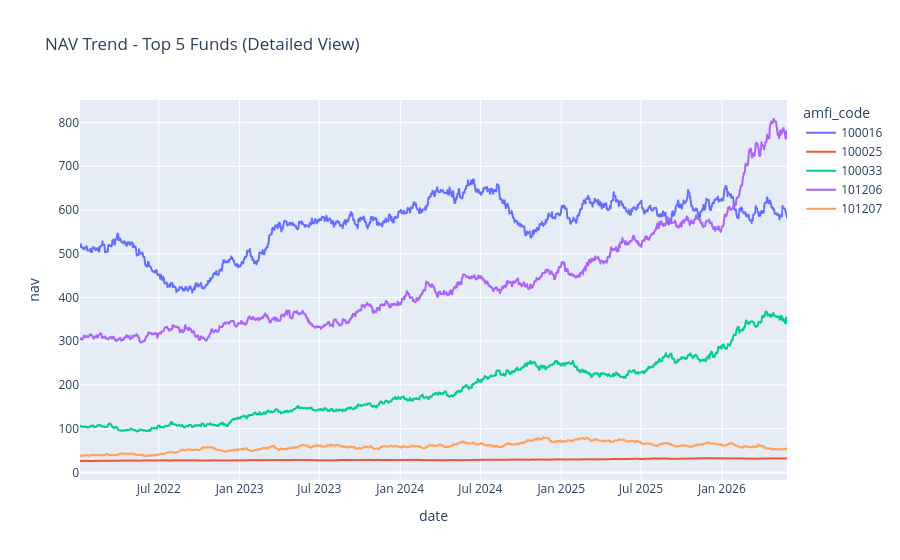

Notebook source saved alongside this figure:
### Code cell
top5_codes = nav['amfi_code'].unique()[:5]
fig = px.line(nav[nav['amfi_code'].isin(top5_codes)], x='date', y='nav', color='amfi_code',
              title='NAV Trend - Top 5 Funds (Detailed View)')
fig.show()
fig.write_image("C:/Users/user/mutual-fund-analytics/reports/chart10_top5_nav.png")

### Figure 1 — Plotly figure (JSON) as saved in the notebook; plotly's stock layout.template omitted (floating-point values rounded to 4 significant figures; data arrays with more than 128 entries replaced by an {"elided": "..."} marker saying what was removed)
{"data": [{"hovertemplate": "amfi_code=100016<br>date=%{x}<br>nav=%{y}<extra></extra>", "legendgroup": "100016", "line": {"color": "#636efa", "dash": "solid"}, "marker": {"symbol": "circle"}, "mode": "lines", "name": "100016", "showlegend": true, "type": "scattergl", "x": {"elided": "1608 str values"}, "xaxis": "x", "y": {"elided": "1608 float values"}, "yaxis": "y"}, {"hovertemplate": "amfi_code=100025<br>date=%{x}<br>nav=%{y}<extra></extra>", "legendgroup": "100025", "line": {"color": "#EF553B", "dash": "solid"}, "marker": {"symbol": "circle"}, "mode": "lines", "name": "100025", "showlegend": true, "type": "scattergl", "x": {"elided": "1608 str values"}, "xaxis": "x", "y": {"elided": "1608 float values"}, "yaxis": "y"}, {"hovertemplate": "amfi_code=100033<br>date=%{x}<br>nav=%{y}<extra></extra>", "legendgroup": "100033", "line": {"color": "#00cc96", "dash": "solid"}, "marker": {"symbol": "circle"}, "mode": "lines", "name": "100033", "showlegend": true, "type": "scattergl", "x": {"elided": "1608 str values"}, "xaxis": "x", "y": {"elided": "1608 float values"}, "yaxis": "y"}, {"hovertemplate": "amfi_code=101206<br>date=%{x}<br>nav=%{y}<extra></extra>", "legendgroup": "101206", "line": {"color": "#ab63fa", "dash": "solid"}, "marker": {"symbol": "circle"}, "mode": "lines", "name": "101206", "showlegend": true, "type": "scattergl", "x": {"elided": "1608 str values"}, "xaxis": "x", "y": {"elided": "1608 float values"}, "yaxis": "y"}, {"hovertemplate": "amfi_code=101207<br>date=%{x}<br>nav=%{y}<extra></extra>", "legendgroup": "101207", "line": {"color": "#FFA15A", "dash": "solid"}, "marker": {"symbol": "circle"}, "mode": "lines", "name": "101207", "showlegend": true, "type": "scattergl", "x": {"elided": "1608 str values"}, "xaxis": "x", "y": {"elided": "1608 float values"}, "yaxis": "y"}], "layout": {"legend": {"title": {"text": "amfi_code"}, "tracegroupgap": 0}, "title": {"text": "NAV Trend - Top 5 Funds (Detailed View)"}, "xaxis": {"anchor": "y", "domain": [0, 1], "title": {"text": "date"}}, "yaxis": {"anchor": "x", "domain": [0, 1], "title": {"text": "nav"}}}}
